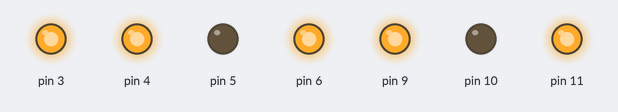
The sketch below on a simulated Arduino Uno, built with avr-gcc and run on an emulated ATmega328P. Parts: output pins drawn as LEDs (lit = HIGH).

Above: at 0.5 s.
At 2.7 s:
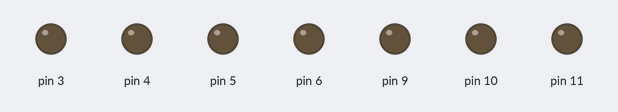
At 6.5 s:
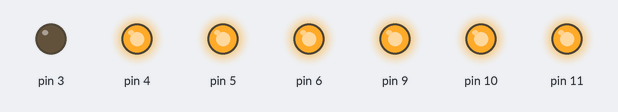
At 8.0 s:
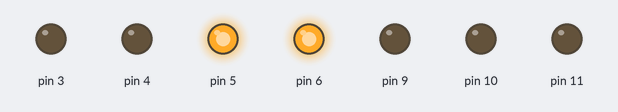
At 14.0 s:
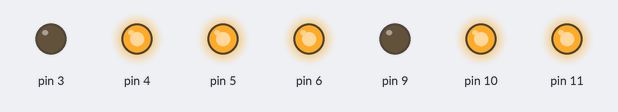
Timing chart, 0 to 15.6 s (numbered marks = the images above):
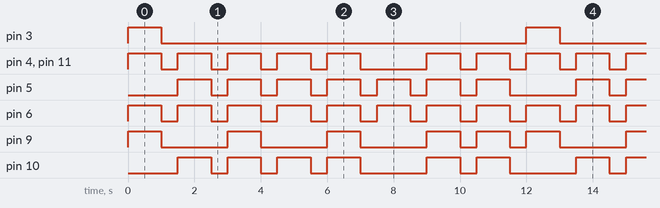

The sketch:

seven_segment_shahriar.ino
```cpp
void setup() {
  pinMode(4, OUTPUT);    // g
  pinMode(6, OUTPUT);    // f
  pinMode(9, OUTPUT);    // a
  pinMode(10, OUTPUT);   // b
  pinMode(5, OUTPUT);    // d
  pinMode(3, OUTPUT);    // c
  pinMode(11, OUTPUT);   // e
}

void loop() {
  showS();
  delay(1000);
  clearDisplay();
  delay(500);

  showH();
  delay(1000);
  clearDisplay();
  delay(500);

  showA();
  delay(1000);
  clearDisplay();
  delay(500);

  showH();
  delay(1000);
  clearDisplay();
  delay(500);

  showR();  // You didn't provide showR, so I'll use showA for R approximation
  delay(1000);
  clearDisplay();
  delay(500);

  showI();
  delay(1000);
  clearDisplay();
  delay(500);

  showA();
  delay(1000);
  clearDisplay();
  delay(500);

  showR();  // again approximation
  delay(1000);
  clearDisplay();
  delay(500);
}

// Your exact provided functions:

void showS() {
  digitalWrite(9, HIGH);   // a ON
  digitalWrite(6, HIGH);   // f ON
  digitalWrite(4, HIGH);   // g ON
  digitalWrite(3, HIGH);   // c ON
  digitalWrite(5, LOW);    // d ON (as per your comment)
  digitalWrite(10, LOW);   // b OFF
  digitalWrite(11, HIGH);  // e OFF (as per your comment)
}

void showH() {
  digitalWrite(9, LOW);    // a OFF
  digitalWrite(10, HIGH);  // b ON
  digitalWrite(3, LOW);    // c ON (your comment)
  digitalWrite(11, HIGH);  // e ON
  digitalWrite(6, HIGH);   // f ON
  digitalWrite(4, HIGH);   // g ON
  digitalWrite(5, HIGH);   // d OFF
}

void showA() {
  digitalWrite(9, HIGH);   // a ON
  digitalWrite(10, HIGH);  // b ON
  digitalWrite(3, LOW);    // c ON (your comment)
  digitalWrite(5, HIGH);   // d OFF
  digitalWrite(11, HIGH);  // e ON
  digitalWrite(6, HIGH);   // f ON
  digitalWrite(4, HIGH);   // g ON
}

void showI() {
  digitalWrite(9, LOW);    // a OFF
  digitalWrite(10, LOW);   // b OFF
  digitalWrite(3, LOW);    // c OFF
  digitalWrite(5, HIGH);   // d OFF (your comment)
  digitalWrite(11, LOW);   // e ON (your comment)
  digitalWrite(6, HIGH);   // f ON
  digitalWrite(4, LOW);    // g OFF
}

// Approximate R as A (since showR not provided)
void showR() {
  showA();
}

void clearDisplay() {
  digitalWrite(4, LOW);
  digitalWrite(6, LOW);
  digitalWrite(9, LOW);
  digitalWrite(10, LOW);
  digitalWrite(5, LOW);
  digitalWrite(3, LOW);
  digitalWrite(11, LOW);
}
```

Measured:
- by itself, pin 3: alternates HIGH for 1.0 s and LOW for 11.0 s
- by itself, pin 4, pin 11: repeats every 12.0 s: 4 × (LOW 0.50 s, HIGH 1.0 s), LOW 2.0 s, 2 × (HIGH 1.0 s, LOW 0.50 s), HIGH 1.0 s
- by itself, pin 5: repeats every 12.0 s: 6 × (LOW 0.50 s, HIGH 1.0 s), LOW 2.0 s, HIGH 1.0 s
- by itself, pin 6: alternates HIGH for 1.0 s and LOW for 0.50 s
- by itself, pin 9: repeats every 12.0 s: 3 × (LOW 2.0 s, HIGH 1.0 s), 2 × (LOW 0.50 s, HIGH 1.0 s)
- by itself, pin 10: repeats every 12.0 s: 3 × (LOW 0.50 s, HIGH 1.0 s), LOW 2.0 s, HIGH 1.0 s, LOW 0.50 s, HIGH 1.0 s, LOW 2.0 s, HIGH 1.0 s
